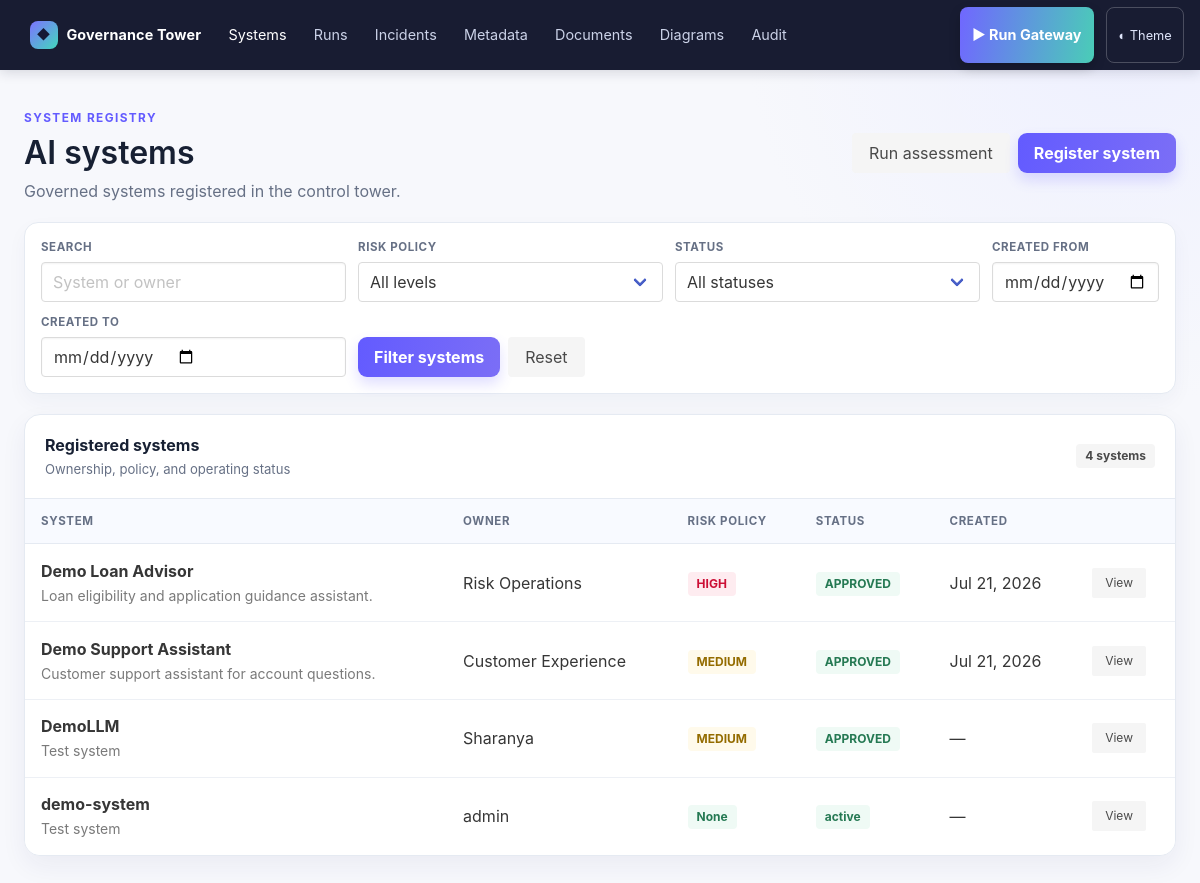
Screenshot of /dashboard/systems with the database file from the repository.
### models.py (models this page shows)
class AiSystem(Base):
    __tablename__ = "ai_systems"
    id = Column(Integer, primary_key=True)
    name = Column(String(255), unique=True, nullable=False)
    owner = Column(String(255), nullable=False)
    description = Column(Text)
    risk_level = Column(String(32), default=RiskLevel.MEDIUM.value)
    status = Column(String(32), default="APPROVED")
    pii_policy = Column(String(32), default="REDACT")
    created_at = Column(DateTime, default=datetime.utcnow)
    runs = relationship("ModelRun", back_populates="system")

### dashboard/dashboard_api.py (the view)
@dashboard.get("/systems")
def systems(
    request: Request, search: str = "", risk_level: str = "", status: str = "", date_from: str = "", date_to: str = "",
    session: Session = Depends(get_session),
):
    query = session.query(AiSystem)
    if search.strip():
        term = f"%{search.strip()}%"
        query = query.filter(or_(AiSystem.name.ilike(term), AiSystem.owner.ilike(term)))
    if risk_level:
        query = query.filter(AiSystem.risk_level == risk_level.upper())
    if status:
        query = query.filter(AiSystem.status.ilike(status))
    query = apply_date_range(query, AiSystem.created_at, date_from, date_to)
    systems_list = query.order_by(AiSystem.name).all()
    return templates.TemplateResponse(request, "systems.html", {
        "systems": systems_list, "filters": {"search": search, "risk_level": risk_level, "status": status, "date_from": date_from, "date_to": date_to},
        "active_page": "systems",
    })

### dashboard/templates/systems.html
{% extends "base.html" %}
{% block content %}
<div class="ct-page">
  <header class="ct-page-hero"><div><p class="ct-eyebrow">System registry</p><h1 class="title is-3">AI systems</h1><p class="subtitle is-6">Governed systems registered in the control tower.</p></div><div class="buttons mb-0"><a class="button is-light" href="/dashboard/gateway">Run assessment</a><a class="button is-primary ct-button" href="/dashboard/systems/new">Register system</a></div></header>
  <form class="ct-filter-bar" method="get"><div class="field"><label class="label">Search</label><div class="control"><input class="input" name="search" value="{{ filters.search }}" placeholder="System or owner"></div></div><div class="field"><label class="label">Risk policy</label><div class="control select is-fullwidth"><select name="risk_level"><option value="">All levels</option>{% for level in ["low", "medium", "high", "critical"] %}<option value="{{ level }}" {% if filters.risk_level == level %}selected{% endif %}>{{ level|title }}</option>{% endfor %}</select></div></div><div class="field"><label class="label">Status</label><div class="control select is-fullwidth"><select name="status"><option value="">All statuses</option>{% for value in ["approved", "active", "inactive"] %}<option value="{{ value }}" {% if filters.status == value %}selected{% endif %}>{{ value|title }}</option>{% endfor %}</select></div></div><div class="field"><label class="label">Created from</label><div class="control"><input class="input" type="date" name="date_from" value="{{ filters.date_from }}"></div></div><div class="field"><label class="label">Created to</label><div class="control"><input class="input" type="date" name="date_to" value="{{ filters.date_to }}"></div></div><div class="field ct-filter-action"><button class="button is-primary ct-button">Filter systems</button><a class="button is-light" href="/dashboard/systems">Reset</a></div></form>  <section class="ct-card"><div class="ct-card-header"><div><h2 class="ct-card-title">Registered systems</h2><p class="ct-card-subtitle">Ownership, policy, and operating status</p></div><span class="tag is-light ct-pill">{{ systems|length }} systems</span></div>
  {% if systems %}<div class="table-container"><table class="table is-fullwidth ct-table"><thead><tr><th>System</th><th>Owner</th><th>Risk policy</th><th>Status</th><th>Created</th><th></th></tr></thead><tbody>{% for s in systems %}<tr><td><strong>{{ s.name }}</strong>{% if s.description %}<br><small class="has-text-grey">{{ s.description }}</small>{% endif %}</td><td>{{ s.owner }}</td><td><span class="tag ct-pill {% if s.risk_level == 'HIGH' or s.risk_level == 'CRITICAL' %}is-danger is-light{% elif s.risk_level == 'MEDIUM' %}is-warning is-light{% else %}is-success is-light{% endif %}">{{ s.risk_level }}</span></td><td><span class="tag is-success is-light ct-pill">{{ s.status }}</span></td><td>{{ s.created_at.strftime('%b %d, %Y') if s.created_at else '—' }}</td><td><a class="button is-small is-light" href="/dashboard/systems/{{ s.id }}">View</a></td></tr>{% endfor %}</tbody></table></div>{% else %}<div class="ct-empty"><strong>No AI systems registered</strong>Add a governed system to begin tracking model activity.</div>{% endif %}</section>
</div>
{% endblock %}

### dashboard/templates/base.html (style rules this page uses)
:root { --ct-ink:#172033; --ct-muted:#667085; --ct-line:#e5eaf2; --ct-brand:#635bff; --ct-panel:#fff; --ct-bg:#f7f8fc; }
html { background: var(--ct-bg); }
body { min-height:100vh; color:var(--ct-ink); background:radial-gradient(circle at 94% 2%, #eef0ff 0, transparent 24rem), var(--ct-bg); }
.ct-page { color:var(--ct-ink); }
.ct-page-hero { display:flex; align-items:center; justify-content:space-between; gap:1.25rem; padding:1rem 0 1.2rem; }
.ct-page-hero > div:first-child { display:flex; flex-direction:column; align-items:flex-start; }
.ct-eyebrow { color:var(--ct-brand); font-size:.74rem; font-weight:750; letter-spacing:.12em; text-transform:uppercase; margin:0 0 .5rem; }
.ct-page-hero .title { margin:0 0 .6rem !important; color:var(--ct-ink); line-height:1.08 !important; }
.ct-page-hero .subtitle { color:var(--ct-muted); margin:0 !important; line-height:1.4 !important; }
.ct-card { background:var(--ct-panel); border:1px solid var(--ct-line); border-radius:16px; box-shadow:0 10px 26px rgba(27,39,94,.06); overflow:hidden; }
.ct-card-header { display:flex; justify-content:space-between; align-items:center; padding:1.15rem 1.25rem; border-bottom:1px solid var(--ct-line); }
.ct-card-title { margin:0; font-size:1rem; font-weight:720; }
.ct-card-subtitle { margin:.18rem 0 0; color:var(--ct-muted); font-size:.82rem; }
.ct-table { margin:0; }
.ct-table thead th { background:#f8faff; color:#667085; border-width:0 0 1px; border-color:var(--ct-line); font-size:.72rem; letter-spacing:.055em; padding:.85rem 1rem; text-transform:uppercase; }
.ct-table td { vertical-align:middle; border-color:#edf0f5; padding:.9rem 1rem; }
.ct-button { background:linear-gradient(100deg,#635bff,#7b6ef6); border:0; border-radius:9px; box-shadow:0 7px 14px rgba(99,91,255,.2); font-weight:700; }
.ct-pill { border-radius:999px; font-size:.73rem; font-weight:700; padding:.34rem .62rem; }
.ct-filter-bar { display:grid; grid-template-columns:repeat(3,minmax(0,1fr)) auto; gap:.75rem; align-items:end; padding:1rem; margin-bottom:1.25rem; background:#fff; border:1px solid var(--ct-line); border-radius:14px; box-shadow:0 8px 20px rgba(27,39,94,.04); }
.ct-filter-bar .field { margin:0; }
.ct-filter-bar .label { color:var(--ct-muted); font-size:.72rem; margin-bottom:.35rem; text-transform:uppercase; letter-spacing:.05em; }
.ct-filter-bar .select, .ct-filter-bar .select select { width:100%; }
.ct-filter-action { display:flex; gap:.5rem; align-items:end; }

### rows the page displays
AiSystem: name "Demo Loan Advisor", description "Loan eligibility and application guidance assistant.", owner "Risk Operations", risk_level "HIGH", status "APPROVED", created_at "Jul 21, 2026"
AiSystem: name "Demo Support Assistant", description "Customer support assistant for account questions.", owner "Customer Experience", risk_level "MEDIUM", status "APPROVED", created_at "Jul 21, 2026"
AiSystem: name "DemoLLM", description "Test system", owner "Sharanya", risk_level "MEDIUM", status "APPROVED", created_at "—"
AiSystem: name "demo-system", description "Test system", owner "admin", risk_level "None", status "active", created_at "—"

### other values shown
{{ systems|length }} "4"
